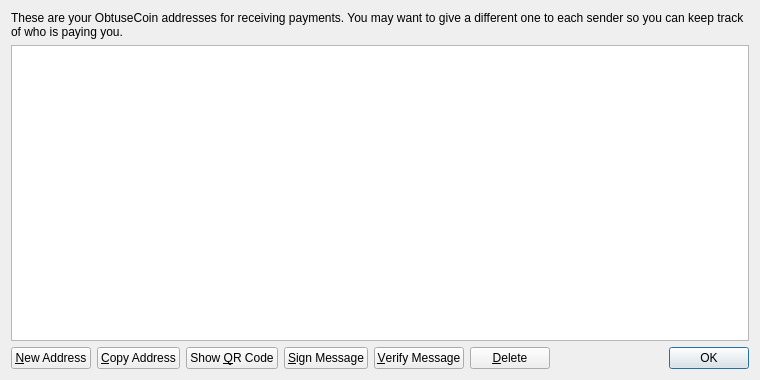
<?xml version="1.0" encoding="UTF-8"?>
<ui version="4.0">
 <class>AddressBookPage</class>
 <widget class="QWidget" name="AddressBookPage">
  <property name="geometry">
   <rect>
    <x>0</x>
    <y>0</y>
    <width>760</width>
    <height>380</height>
   </rect>
  </property>
  <property name="windowTitle">
   <string>Address Book</string>
  </property>
  <layout class="QVBoxLayout" name="verticalLayout">
   <item>
    <widget class="QLabel" name="labelExplanation">
     <property name="text">
      <string>These are your ObtuseCoin addresses for receiving payments. You may want to give a different one to each sender so you can keep track of who is paying you.</string>
     </property>
     <property name="textFormat">
      <enum>Qt::PlainText</enum>
     </property>
     <property name="wordWrap">
      <bool>true</bool>
     </property>
    </widget>
   </item>
   <item>
    <widget class="QTableView" name="tableView">
     <property name="contextMenuPolicy">
      <enum>Qt::CustomContextMenu</enum>
     </property>
     <property name="toolTip">
      <string>Double-click to edit address or label</string>
     </property>
     <property name="tabKeyNavigation">
      <bool>false</bool>
     </property>
     <property name="alternatingRowColors">
      <bool>true</bool>
     </property>
     <property name="selectionMode">
      <enum>QAbstractItemView::SingleSelection</enum>
     </property>
     <property name="selectionBehavior">
      <enum>QAbstractItemView::SelectRows</enum>
     </property>
     <property name="sortingEnabled">
      <bool>true</bool>
     </property>
     <attribute name="verticalHeaderVisible">
      <bool>false</bool>
     </attribute>
    </widget>
   </item>
   <item>
    <layout class="QHBoxLayout" name="horizontalLayout">
     <item>
      <widget class="QPushButton" name="newAddressButton">
       <property name="toolTip">
        <string>Create a new address</string>
       </property>
       <property name="text">
        <string>&amp;New Address</string>
       </property>
       <property name="icon">
        <iconset resource="../bitcoin.qrc">
         <normaloff>:/icons/add</normaloff>:/icons/add</iconset>
       </property>
      </widget>
     </item>
     <item>
      <widget class="QPushButton" name="copyToClipboard">
       <property name="toolTip">
        <string>Copy the currently selected address to the system clipboard</string>
       </property>
       <property name="text">
        <string>&amp;Copy Address</string>
       </property>
       <property name="icon">
        <iconset resource="../bitcoin.qrc">
         <normaloff>:/icons/editcopy</normaloff>:/icons/editcopy</iconset>
       </property>
      </widget>
     </item>
     <item>
      <widget class="QPushButton" name="showQRCode">
       <property name="text">
        <string>Show &amp;QR Code</string>
       </property>
       <property name="icon">
        <iconset resource="../bitcoin.qrc">
         <normaloff>:/icons/qrcode</normaloff>:/icons/qrcode</iconset>
       </property>
      </widget>
     </item>
     <item>
      <widget class="QPushButton" name="signMessage">
       <property name="toolTip">
        <string>Sign a message to prove you own a Bitcoin address</string>
       </property>
       <property name="text">
        <string>&amp;Sign Message</string>
       </property>
       <property name="icon">
        <iconset resource="../bitcoin.qrc">
         <normaloff>:/icons/edit</normaloff>:/icons/edit</iconset>
       </property>
      </widget>
     </item>
     <item>
      <widget class="QPushButton" name="verifyMessage">
       <property name="toolTip">
        <string>Verify a message to ensure it was signed with a specified Bitcoin address</string>
       </property>
       <property name="text">
        <string>&amp;Verify Message</string>
       </property>
       <property name="icon">
        <iconset resource="../bitcoin.qrc">
         <normaloff>:/icons/transaction_0</normaloff>:/icons/transaction_0</iconset>
       </property>
      </widget>
     </item>
     <item>
      <widget class="QPushButton" name="deleteButton">
       <property name="toolTip">
        <string>Delete the currently selected address from the list. Only sending addresses can be deleted.</string>
       </property>
       <property name="text">
        <string>&amp;Delete</string>
       </property>
       <property name="icon">
        <iconset resource="../bitcoin.qrc">
         <normaloff>:/icons/remove</normaloff>:/icons/remove</iconset>
       </property>
      </widget>
     </item>
     <item>
      <spacer name="horizontalSpacer">
       <property name="orientation">
        <enum>Qt::Horizontal</enum>
       </property>
       <property name="sizeHint" stdset="0">
        <size>
         <width>40</width>
         <height>20</height>
        </size>
       </property>
      </spacer>
     </item>
     <item>
      <widget class="QDialogButtonBox" name="buttonBox">
       <property name="sizePolicy">
        <sizepolicy hsizetype="Maximum" vsizetype="Fixed">
         <horstretch>0</horstretch>
         <verstretch>0</verstretch>
        </sizepolicy>
       </property>
       <property name="standardButtons">
        <set>QDialogButtonBox::Ok</set>
       </property>
      </widget>
     </item>
    </layout>
   </item>
  </layout>
 </widget>
 <resources>
  <include location="../bitcoin.qrc"/>
 </resources>
 <connections/>
</ui>
